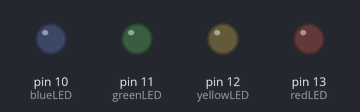
A sketch run on a simulated Arduino Uno, built with avr-gcc and run on an emulated ATmega328P. On the bench: output pins drawn as LEDs (lit = HIGH).

Above: at 0.5 s.
At 1.5 s:
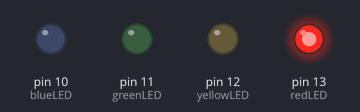
At 2.5 s:
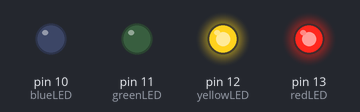
At 3.5 s:
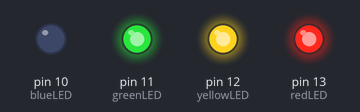
At 4.5 s:
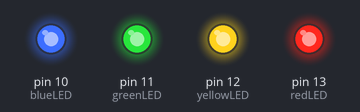
Timing chart, 0 to 6.5 s (numbered marks = the images above):
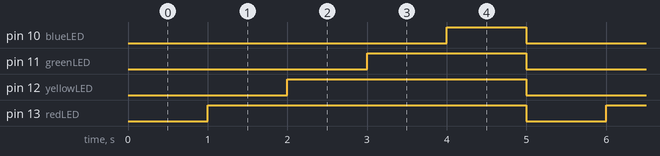

Measured:
- by itself, pin 10 (blueLED): alternates HIGH for 1.0 s and LOW for 4.0 s
- by itself, pin 11 (greenLED): alternates HIGH for 2.0 s and LOW for 3.0 s
- by itself, pin 12 (yellowLED): alternates HIGH for 3.0 s and LOW for 2.0 s
- by itself, pin 13 (redLED): alternates HIGH for 4.0 s and LOW for 1.0 s

The sketch:

cartaillightsarduinocode.ino
```cpp
int redLED = 13;
int yellowLED = 12;
int greenLED = 11;
int blueLED = 10;

void setup()
{
  pinMode(redLED, OUTPUT);
  pinMode(yellowLED, OUTPUT);
  pinMode(greenLED, OUTPUT);
  pinMode(blueLED, OUTPUT);

}


void loop()
{
  delay(1000);
  digitalWrite(redLED, HIGH);
  delay(1000);
  digitalWrite(yellowLED, HIGH);
  delay(1000);
  digitalWrite(greenLED, HIGH);
  delay(1000);
  digitalWrite(blueLED, HIGH);
  delay(1000);
  digitalWrite(redLED, LOW);
  digitalWrite(yellowLED, LOW);
  digitalWrite(greenLED, LOW);
  digitalWrite(blueLED, LOW);

}
```
